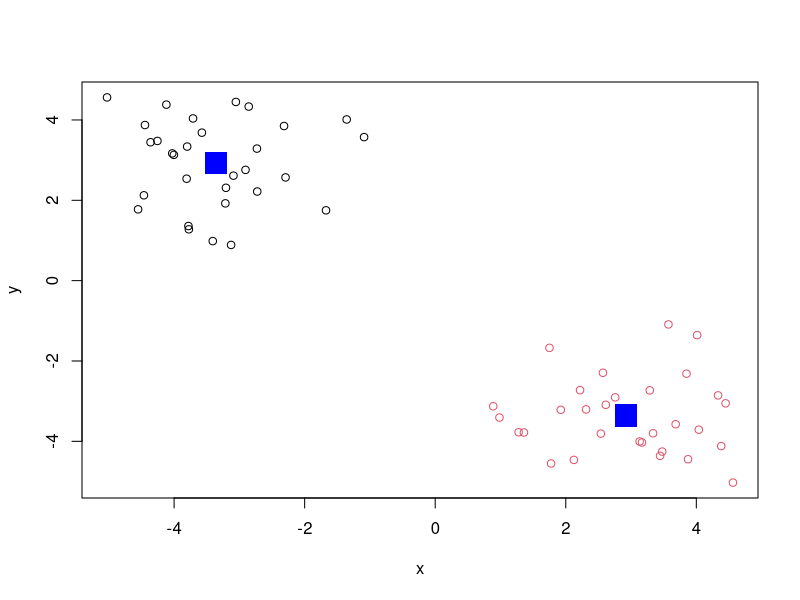
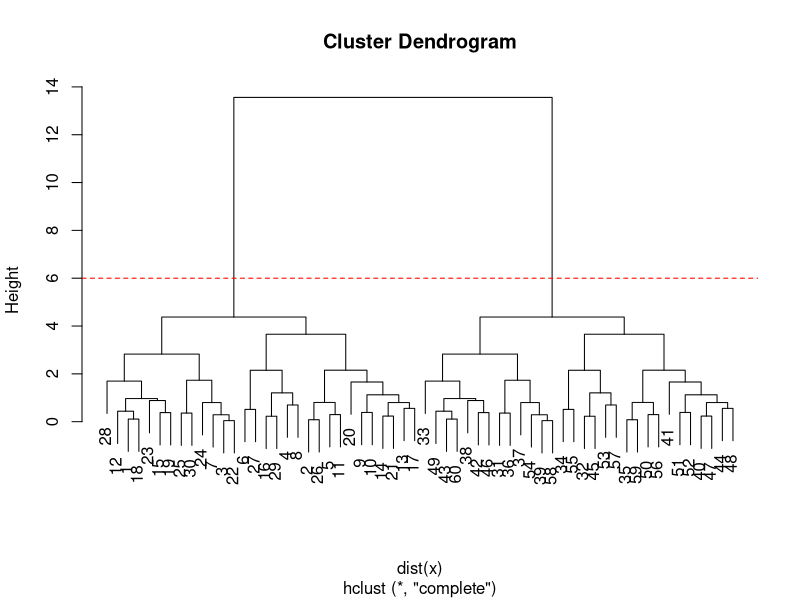
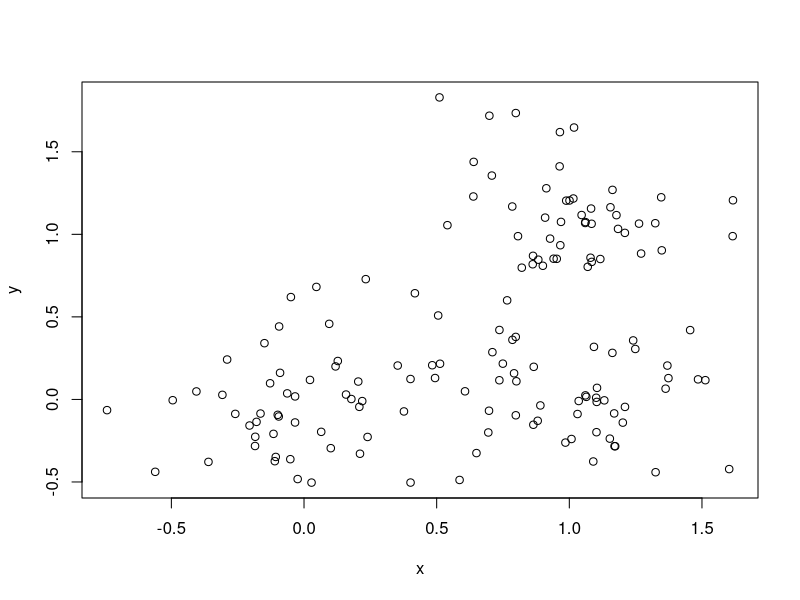
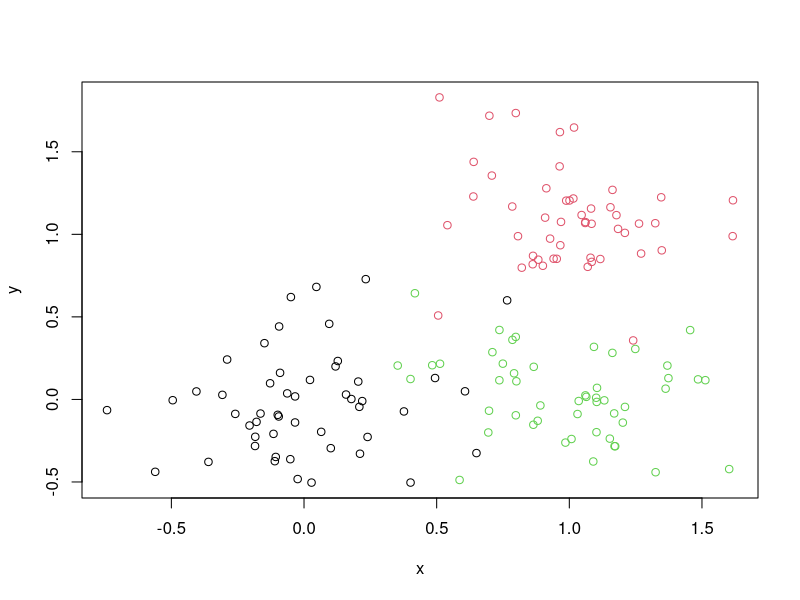
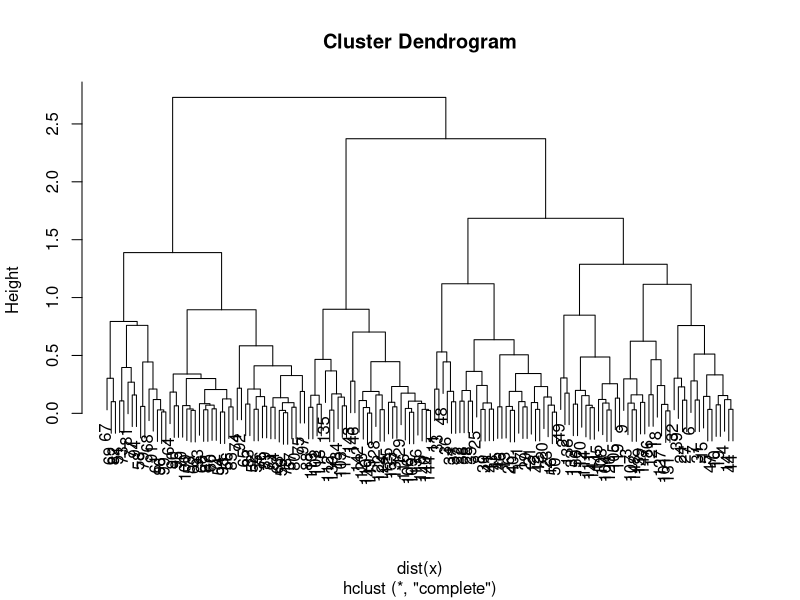
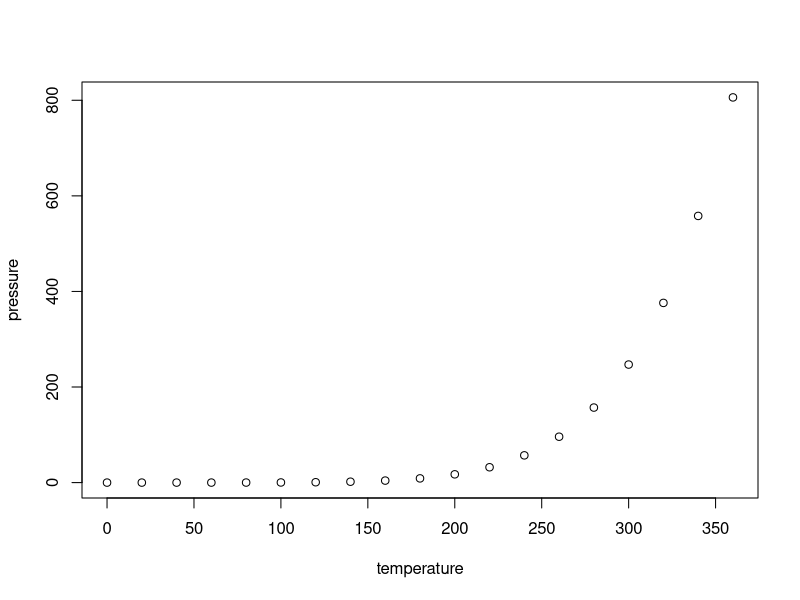

R code for these plots, in order:
## ---- chunk 1
# Generate some example data for clustering
tmp <- c(rnorm(30,-3), rnorm(30,3))
x <- cbind(x=tmp, y=rev(tmp))
km<-kmeans(x, centers=2, nstart=20)

plot(x,col=km$cluster)
points(km$centers, col="blue", pch=15, cex=3)


hc<- hclust( dist(x))
hc

plot(hc)


abline(h=6, col="red", lty=2)
cutree(hc, h=6)
## ---- chunk 2
table( cutree(hc, h=6))

## ---- chunk 3
x <- rbind(
 matrix(rnorm(100, mean=0, sd=0.3), ncol = 2), # c1
 matrix(rnorm(100, mean=1, sd=0.3), ncol = 2), # c2
 matrix(c(rnorm(50, mean=1, sd=0.3), # c3
 rnorm(50, mean=0, sd=0.3)), ncol = 2))
colnames(x) <- c("x", "y")
# Step 2. Plot the data without clustering
plot(x)
# Step 3. Generate colors for known clusters
# (just so we can compare to hclust results)
col <- as.factor( rep(c("c1","c2","c3"), each=50) )
plot(x, col=col)
##plotting hclust
hc<-hclust( dist(x))
plot(hc)
grps3<- cutree(hc,k=3)
grps3
## ---- chunk 4
knitr::opts_chunk$set(echo = TRUE)
## ---- chunk 5
summary(cars)
## ---- chunk 6
plot(pressure)
